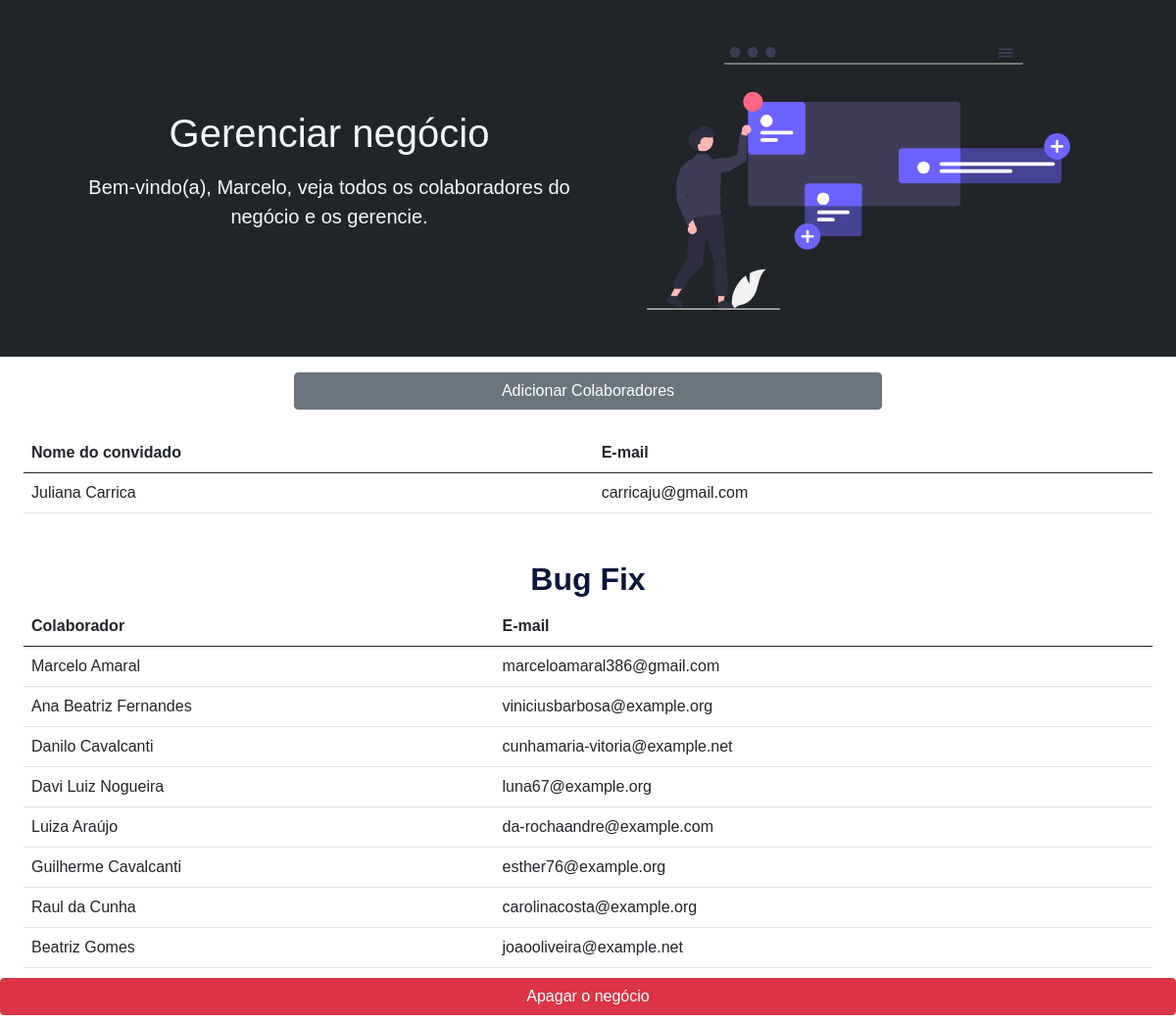
Screenshot of /negocio/ (signed in) with the database file from the repository.
### user/models.py (models this page shows, shortened)
class CustomUser(AbstractBaseUser):
    email = models.EmailField('Endereço de e-mail', unique=True)
    first_name = models.CharField(max_length=20)
    last_name = models.CharField(max_length=20)
    business = models.ForeignKey('Business', null=True, blank=True,
                                on_delete=models.SET_NULL, related_name='associated_business')
    cpf = models.CharField(max_length=11, null=True, blank=False)
    birth_date = models.DateField('Data de nascimento', null=True, blank=False)
    phone_number = models.CharField(max_length=11, null=True, blank=False, unique=True,
                                    help_text='Insira apenas dígitos no formato (xx) 98765-4321.')
    is_client = models.BooleanField(default=False)
    is_active = models.BooleanField(default=True)
    is_admin = models.BooleanField(default=False)
    objects = CustomUserManager()
    USERNAME_FIELD = 'email'
    REQUIRED_FIELDS = ['first_name', 'last_name']
    def __str__(self):
        return self.email

class Business(models.Model):
    cnpj_cpf = models.CharField(max_length=14, unique=True)
    name = models.CharField(max_length=50, unique=True)
    register_date = models.DateField(auto_now_add=True)
    ceo = models.OneToOneField('CustomUser', on_delete=models.RESTRICT,
                                related_name='business_ceo', blank=True, unique=True)
    invitations = models.ManyToManyField('CustomUser', related_name='user_invitations',
                                        blank=True, limit_choices_to={'business': None})
    class Meta:
        verbose_name_plural = 'businesses'
    def __str__(self) -> str:
        return self.name

### user/views.py (the view, shortened to what this page needs)
# urls.py: path('negocio/', views.negocio, name = 'negocio'),
@login_required
def negocio(request):
    is_owner = bool(Business.objects.filter(ceo=request.user.pk))
    is_worker = bool(request.user.business)
    if is_owner:
        condition = 'owner'
    elif is_worker:
        condition = 'worker'
    else:
        condition = 'free'
    modal = None
    business = None
    invites = None
    colab = None
    if not is_worker:
        business = BusinessForm()
        if request.method == 'POST':
            if request.POST.get('bus'):
                business = BusinessForm(request.POST)
                if business.is_valid():
                    if business.validate():
                        business.save(commit=False)
                        business.instance.ceo = request.user
                        pk = business.save().pk
                        user = CustomUser.objects.get(pk=request.user.pk)
                        user.business_id = pk
                        user.save()
                        business = BusinessForm()
                        return HttpResponseRedirect(reverse('negocio'))
                modal = 'business'
            if request.POST.get('accept') or request.POST.get('decline'):
                return button(request)
        invites =  CustomUser.objects.get(pk=request.user.pk).user_invitations.all()
    elif condition == 'owner':
        colab = CustomUser.objects.filter(business=request.user.business.pk)
        to_add = Business.objects.get(pk=request.user.business.pk)
        business = ColaboratorForm()
        invites = to_add.invitations.all()
    elif condition == 'worker':
        colab = CustomUser.objects.filter(business=request.user.business.pk)
        if request.method == 'POST':
            if request.POST.get('leave'):
                return button(request)
    context = {'condition': condition, 'business': business, 'modal': modal, 'invites': invites, 'colab': colab}
    return render(request, 'user/negocio.html', context)

### templates/user/negocio.html (shortened to what this page needs)
{% extends "user/template.html" %}
{% load crispy_forms_tags %}
{% load static %}
{% block content %}
	<section class="bg-dark text-light p-5 text-center">
        <div class="container">
            <div class="d-md-flex flex-row align-items-center justify-content-between">
                <div>
                    <h1>Gerenciar negócio</h1>
                    <p class="lead my-3">Bem-vindo(a), {{ user.first_name }},
					{% if condition == 'owner' %} veja todos os colaboradores do negócio e os gerencie.</p>{% endif %}
                </div>
                <img class="img-fluid d-none d-md-block mx-5 size-small" src="{% static 'imagens/business.svg' %}" alt="Alguma coisa" />
            </div>
        </div>
    </section>
	{% if condition == 'owner' %}
	<div class="d-grid gap-2 col-6 mx-auto mt-3">
		<button data-bs-toggle="modal" data-bs-target="#add" class="btn btn-secondary mb-3">Adicionar Colaboradores</button>
	</div>
	{% if invites %}
	<table class="table table-hover colab mx-4 mt-2 mb-5">
		<thead>
			<tr>
				<th scope="col">Nome do convidado</th>
				<th scope="col">E-mail</th>
			</tr>
		</thead>
	<tbody>
	{% for user in invites %}
			<tr class="action-row" onclick="JavaScript:Modal('{{ user.pk }}')">
				<td>{{ user.first_name }} {{ user.last_name }}</td>
				<td>{{ user }}</td>
			</tr>
	{% endfor %}
		</tbody>
	</table>
	{% endif %}
	{% endif %}
	{% if condition != 'free' %}
	<h2 id="name"> {{ user.business }}</h2>
	<table class="table table-hover colab mx-4">
		<thead>
			<tr>
				<th scope="col">Colaborador</th>
				<th scope="col">E-mail</th>
			</tr>
		</thead>
		<tbody>
			{% for person in colab %}
			<tr>
				<td> {{ person.first_name }} {{ person.last_name }} </td>
				<td> {{ person }} </td>
			</tr>
			{% endfor %}
		</tbody>
	</table>
	{% endif %}
	{% if condition == 'owner' %}
		<div class="d-grid mx-auto m-2">
			<button class="btn btn-danger" data-bs-toggle="modal" data-bs-target="#delete">Apagar o negócio</button>
		</div>
	{% endif %}
{% endblock %}

### templates/user/template.html (shortened to what this page needs)
<!DOCTYPE html>
<html lang="pt-br">
{% load static %}
<head>
    {% block links %}
    <link rel="stylesheet" href="https://cdn.jsdelivr.net/npm/bootstrap-icons@1.5.0/font/bootstrap-icons.css">
    <link href="{% static 'bootstrap.min.css' %}" rel="stylesheet">
    <link href="{% static 'user/style.css' %}" rel="stylesheet">
    {% endblock %}
</head>
<body>
    {% block content %}{% endblock %}
</body>
</html>

### static/user/style.css (style rules this page uses)
* { font-family: Arial, Helvetica, sans-serif; }
.size-small { width: 40%; }
.colab { margin: 0 2% 10px 2%; width: 96%; }
#name { text-align: center; color: #0E163C; margin-top: 15px; font-weight: bold; }

### rows the page displays
CustomUser: first_name "Marcelo", business "Bug Fix", last_name "Amaral", email "marceloamaral386@gmail.com"
CustomUser: first_name "Juliana", last_name "Carrica", email "carricaju@gmail.com"
CustomUser: first_name "Ana Beatriz", last_name "Fernandes", email "viniciusbarbosa@example.org"
CustomUser: first_name "Danilo", last_name "Cavalcanti", email "cunhamaria-vitoria@example.net"
CustomUser: first_name "Davi Luiz", last_name "Nogueira", email "luna67@example.org"
CustomUser: first_name "Luiza", last_name "Araújo", email "da-rochaandre@example.com"
CustomUser: first_name "Guilherme", last_name "Cavalcanti", email "esther76@example.org"
CustomUser: first_name "Raul", last_name "da Cunha", email "carolinacosta@example.org"
CustomUser: first_name "Beatriz", last_name "Gomes", email "joaooliveira@example.net"
